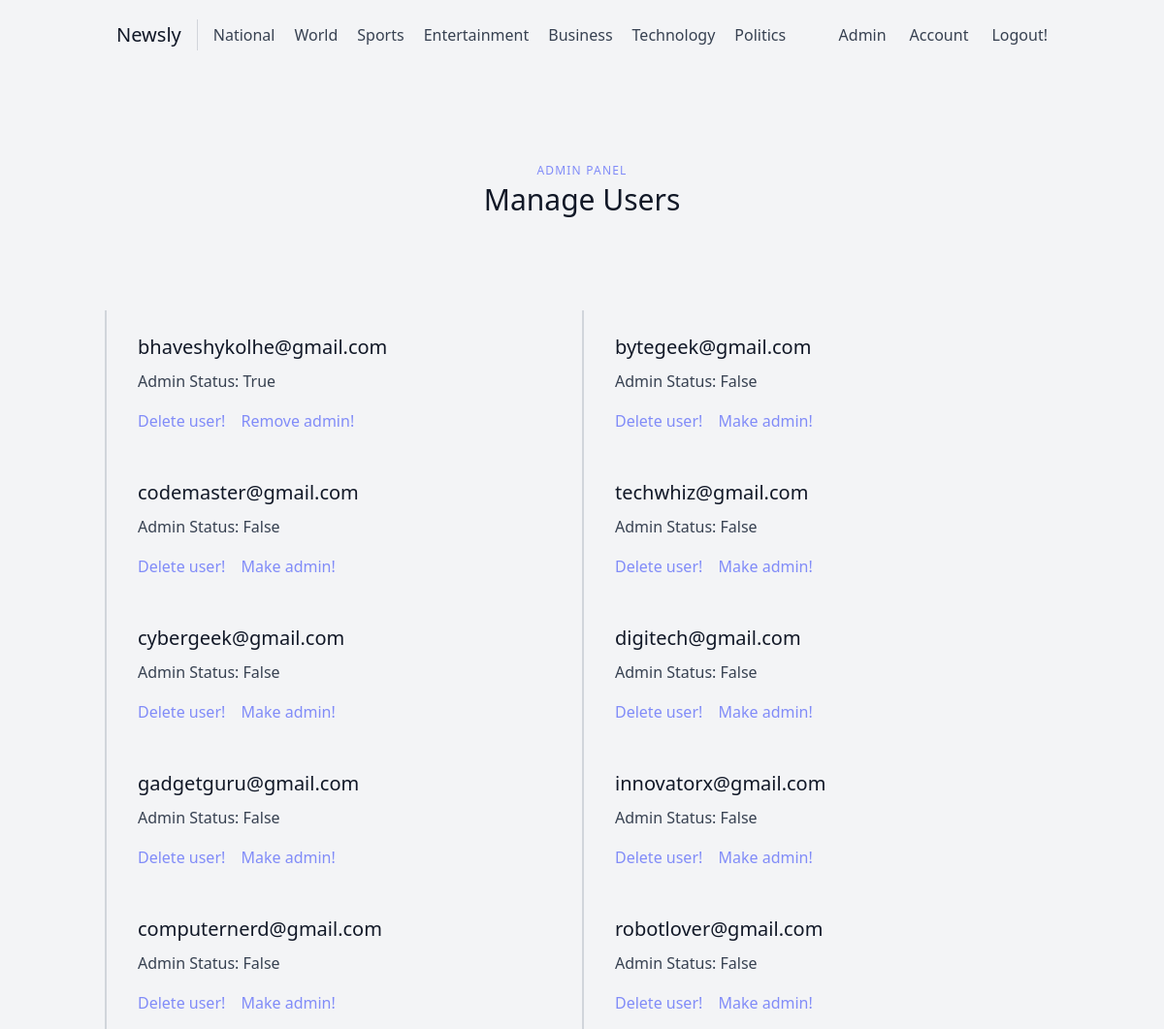
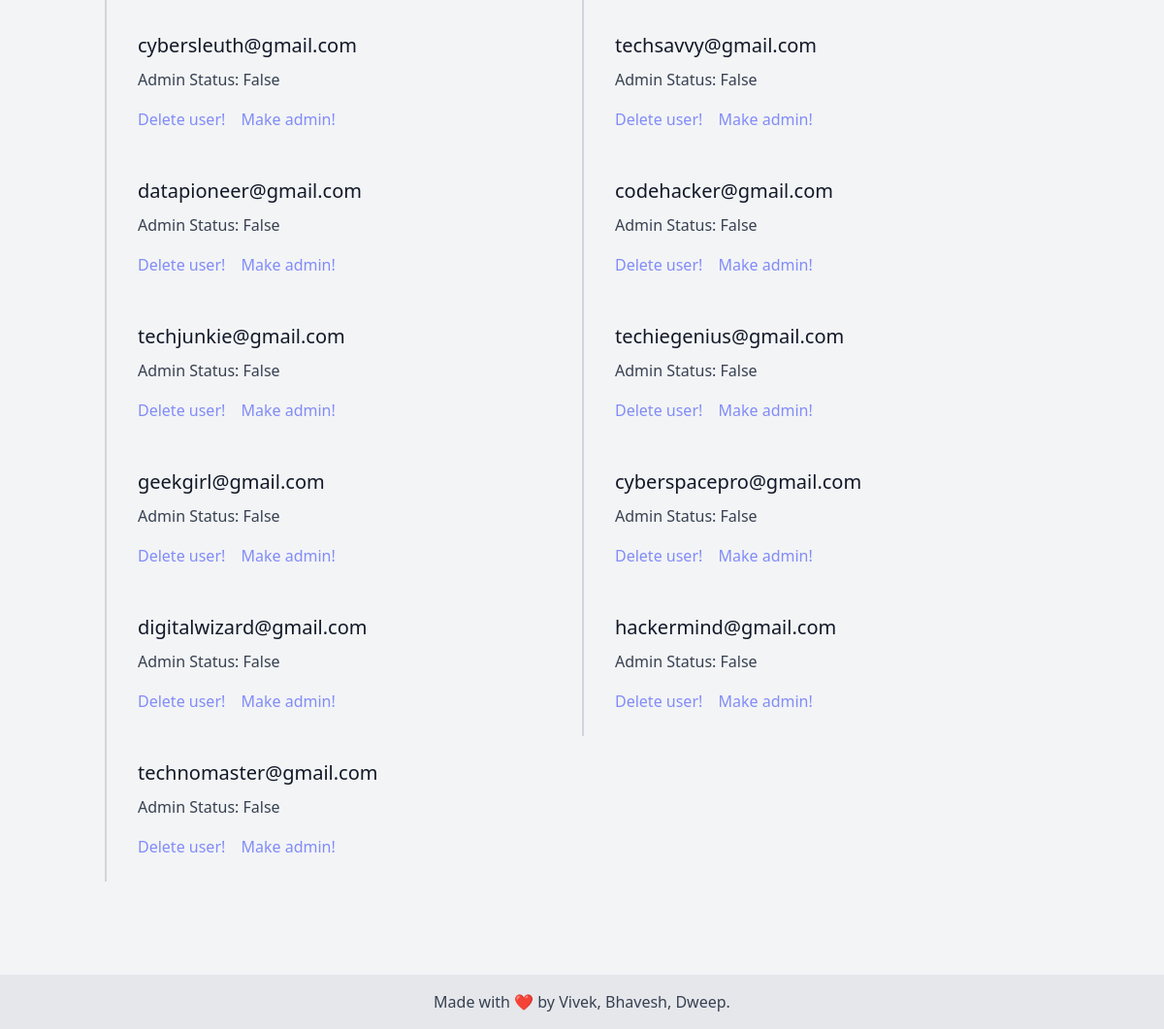
The page /admin (signed in) on the database its author committed (2 pictures, top to bottom).
### webapp/models.py (models this page shows)
class User(db.Model, UserMixin):
    id = db.Column(db.Integer, primary_key=True)
    email = db.Column(db.String(10000), unique=True)
    password = db.Column(db.String(1500))
    isadmin = db.Column(db.Boolean)

### webapp/views.py (the view)
@views.route('/admin')
@login_required
def admin_panel():
    if not current_user.isadmin:
        return 'You cannot access this page', 404
    cats = Prefrences.query.filter_by(user_id=current_user.id).all()
    users = User.query.all()
    return render_template('panel.html', user=current_user, users=users, preferences=cats)

### webapp/__init__.py (called while the page is built)
def create_app():
    app = Flask(__name__)
    app.config['SECRET_KEY'] = 'hjshjhdjah kjshkjdhjs'
    app.config['SQLALCHEMY_DATABASE_URI'] = f'sqlite:///{DB_NAME}'
    db.init_app(app)
    from .auth import auth
    from .views import views
    app.register_blueprint(auth, url_prefix='/')
    app.register_blueprint(views, url_prefix='/')
    from .models import User
    with app.app_context():
        db.create_all()
    login_manager = LoginManager()
    login_manager.login_view = 'auth.login'
    login_manager.init_app(app)
    @login_manager.user_loader
    def load_user(id):
        return User.query.get(int(id))
    return app

### webapp/templates/panel.html (shortened to what this page needs)
{% extends "base.html" %}
{% block content %}
<section class="text-gray-700 body-font bg-gray-100">
    <div class="container px-5 py-24 mx-auto">
      <div class="flex flex-col text-center w-full mb-20">
        <h2 class="text-xs text-indigo-400 tracking-widest font-medium title-font mb-1">ADMIN PANEL</h2>
        <h1 class="sm:text-3xl text-2xl font-medium title-font mb-4 text-gray-900">Manage Users</h1>
      </div>
      <div class="flex flex-wrap">
        {% for user in users %}
        <div class="xl:w-1/4 lg:w-1/2 md:w-full px-8 py-6 border-l-2 border-gray-300">
            <h2 class="text-lg sm:text-xl text-gray-900 font-medium title-font mb-2">{{ user.email }}</h2>
            <p class="leading-relaxed text-base mb-4">Admin Status: {{ user.isadmin }}</p>
            <a class="text-indigo-400 inline-flex items-center pe-3" href={{ url_for('views.delete_user', id=user.id) }}>Delete user!</a>
            {% if user.isadmin %}
            <a class="text-indigo-400 inline-flex items-center" href={{ url_for('views.remove_admin', id=user.id) }}>Remove admin!</a>
            {% else %}
                <a class="text-indigo-400 inline-flex items-center" href={{ url_for('views.make_admin', id=user.id) }}>Make admin!</a>
            {% endif %}
        </div>
        {% endfor %}
      </div>
    </div>
  </section>
{% endblock %}

### webapp/templates/base.html (shortened to what this page needs)
<!DOCTYPE html>
<html lang="en">
<head>
    <script src="https://cdn.tailwindcss.com"></script>
</head>
<body>
    <header class="text-gray-700 bg-gray-100 body-font">
      <div class="container mx-auto flex flex-wrap p-5 flex-col md:flex-row items-center">
        <a class="flex title-font font-medium items-center text-gray-900 mb-4 md:mb-0" href={{ url_for('views.home') }}>
          <span class="ml-3 text-xl">Newsly</span>
        {% if user.is_authenticated %}
        <nav class="md:mr-auto md:ml-4 md:py-1 md:pl-4 md:border-l md:border-gray-300 flex flex-wrap items-center text-base justify-center">
          {% if preferences %}
            {% for preference in preferences %}
              <a class="mr-5 hover:text-gray-900" href={{ preference.cat|lower }}>{{ preference.cat }}</a>
            {% endfor %}
          {% else %}
            {% for category in ['National', 'World', 'Sports', 'Entertainment', 'Business', 'Technology', 'Politics'] %}
            <a class="mr-5 hover:text-gray-900" href={{ category|lower }}>{{ category }}</a>
            {% endfor %}
          {% endif %}
        </nav>
        {% if user.isadmin %}
          <a href={{ url_for('views.admin_panel') }}
            <button class="inline-flex items-center border-0 py-1 px-3 focus:outline-none hover:bg-gray-300 rounded text-base mt-4 md:mt-0">Admin
          </a>
        {% endif %}
        <a href={{ url_for('views.pref') }}
          <button class="inline-flex items-center border-0 py-1 px-3 focus:outline-none hover:bg-gray-300 rounded text-base mt-4 md:mt-0">Account
        </a>
        <a href={{ url_for('auth.logout') }}
          <button class="inline-flex items-center border-0 py-1 px-3 focus:outline-none hover:bg-gray-300 rounded text-base mt-4 md:mt-0">Logout!
        </a>
        {% endif %}
      </div>
    </header>
    {% block content %}
    {% endblock %}
    <footer class="bg-gray-200 text-gray-700 text-center py-4">
        Made with ❤️ by Vivek, Bhavesh, Dweep.
    </footer>
</body>
</html>

### rows shown on the page
User: email "bhaveshykolhe@gmail.com", isadmin "True"
User: email "bytegeek@gmail.com", isadmin "False"
User: email "codemaster@gmail.com", isadmin "False"
User: email "techwhiz@gmail.com", isadmin "False"
User: email "cybergeek@gmail.com", isadmin "False"
User: email "digitech@gmail.com", isadmin "False"
User: email "gadgetguru@gmail.com", isadmin "False"
User: email "innovatorx@gmail.com", isadmin "False"
User: email "computernerd@gmail.com", isadmin "False"
User: email "robotlover@gmail.com", isadmin "False"
User: email "cybersleuth@gmail.com", isadmin "False"
User: email "techsavvy@gmail.com", isadmin "False"
User: email "datapioneer@gmail.com", isadmin "False"
User: email "codehacker@gmail.com", isadmin "False"
User: email "techjunkie@gmail.com", isadmin "False"
User: email "techiegenius@gmail.com", isadmin "False"
User: email "geekgirl@gmail.com", isadmin "False"
User: email "cyberspacepro@gmail.com", isadmin "False"
User: email "digitalwizard@gmail.com", isadmin "False"
User: email "hackermind@gmail.com", isadmin "False"
User: email "technomaster@gmail.com", isadmin "False"

### other values the page prints
{{ category }} "National" "World" "Sports" "Entertainment" "Business" "Technology" "Politics"
